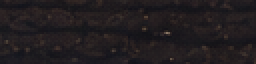
#> input picture assets/generated/farming/soil/farm_soil_tiles_source.png, 128 x 32 px (shown 2 times larger)
$ python process_generated_atlas.py ../assets/generated/farming/soil/farm_soil_tiles_source.png out.png out.png --columns 5 --rows 5 --width 100 --height 100 --max-cell-width 100 --max-cell-height 100
#> lines starting #> are read from the running program, lines starting #| are printed output that depends on the picture
#!/usr/bin/env python3
"""Normalize a generated color-key atlas into stable RGB/RGBA assets."""

from __future__ import annotations

import argparse
from collections import deque
from pathlib import Path

from PIL import Image


def parse_args() -> argparse.Namespace:
    parser = argparse.ArgumentParser()
    parser.add_argument("input", type=Path)
    parser.add_argument("chroma_output", type=Path)
    parser.add_argument("runtime_output", type=Path)
    parser.add_argument("--columns", type=int, required=True)
    parser.add_argument("--rows", type=int, required=True)
    parser.add_argument("--width", type=int, required=True)
    parser.add_argument("--height", type=int, required=True)
    parser.add_argument("--max-cell-width", type=int, required=True)
    parser.add_argument("--max-cell-height", type=int, required=True)
    parser.add_argument("--baseline-inset", type=int, default=37)
    return parser.parse_args()


def is_chroma(pixel: tuple[int, int, int, int]) -> bool:
    red, green, blue, _ = pixel
    return (
        red >= 145
        and blue >= 115
        and green <= 110
        and red - green >= 70
        and blue - green >= 40
    )


def is_strong_chroma(pixel: tuple[int, int, int, int]) -> bool:
    red, green, blue, _ = pixel
    return red >= 220 and blue >= 205 and green <= 55


def extract_subject(cell: Image.Image) -> Image.Image:
    rgba = cell.convert("RGBA")
    pixels = rgba.load()
    removed: set[tuple[int, int]] = set()
    pending: deque[tuple[int, int]] = deque()

    def enqueue(x: int, y: int) -> None:
        point = (x, y)
        if point in removed or not is_chroma(pixels[x, y]):
            return
        removed.add(point)
        pending.append(point)

    for x in range(rgba.width):
        enqueue(x, 0)
        enqueue(x, rgba.height - 1)
    for y in range(rgba.height):
        enqueue(0, y)
        enqueue(rgba.width - 1, y)

    while pending:
        x, y = pending.popleft()
        if x > 0:
            enqueue(x - 1, y)
        if x + 1 < rgba.width:
            enqueue(x + 1, y)
        if y > 0:
            enqueue(x, y - 1)
        if y + 1 < rgba.height:
            enqueue(x, y + 1)

    for y in range(rgba.height):
        for x in range(rgba.width):
            red, green, blue, alpha = pixels[x, y]
            pixels[x, y] = (
                red,
                green,
                blue,
                0
                if alpha == 0
                or (x, y) in removed
                or is_strong_chroma((red, green, blue, alpha))
                else 255,
            )

    bounds = rgba.getbbox()
    if bounds is None:
        raise ValueError("Generated atlas cell does not contain a subject")
    return rgba.crop(bounds)


def main() -> None:
    args = parse_args()
    source = Image.open(args.input).convert("RGBA")
    if args.columns <= 0 or args.rows <= 0:
        raise ValueError("Atlas rows and columns must be positive")
    if args.width % args.columns != 0 or args.height % args.rows != 0:
        raise ValueError("Output dimensions must divide evenly into the atlas grid")

    output_cell_width = args.width // args.columns
    output_cell_height = args.height // args.rows
    runtime = Image.new("RGBA", (args.width, args.height), (0, 0, 0, 0))
#> runtime: PIL image 100x100 RGBA; every value is 0

    for row in range(args.rows):
        for column in range(args.columns):
            source_box = (
                (column * source.width + args.columns // 2) // args.columns,
                (row * source.height + args.rows // 2) // args.rows,
                ((column + 1) * source.width + args.columns // 2)
                // args.columns,
                ((row + 1) * source.height + args.rows // 2) // args.rows,
            )
            subject = extract_subject(source.crop(source_box))
            scale = min(
                args.max_cell_width / subject.width,
                args.max_cell_height / subject.height,
            )
            width = max(1, round(subject.width * scale))
            height = max(1, round(subject.height * scale))
            subject = subject.resize((width, height), Image.Resampling.NEAREST)
            x = column * output_cell_width + (output_cell_width - width) // 2
            baseline = (row + 1) * output_cell_height - args.baseline_inset
            y = baseline - height
            runtime.alpha_composite(subject, (x, y))
#> this loop made 5 passes
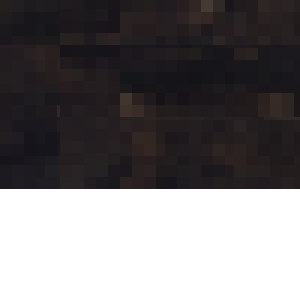
#> runtime: PIL image 100x100 RGBA (shown 3 times larger); mean R, G, B, A 20.8, 17.8, 19.1, 160.7; transparent parts drawn white
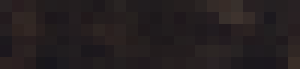
#> subject: PIL image 100x23 RGBA (shown 3 times larger); mean R, G, B, A 36.8, 30.7, 31.8, 255

    chroma = Image.new("RGB", runtime.size, (255, 0, 255))
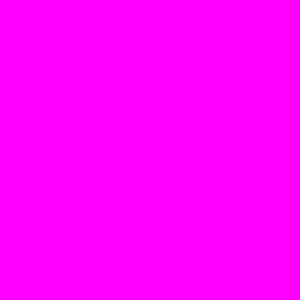
#> chroma: PIL image 100x100 RGB (shown 3 times larger); mean R, G, B 255, 0, 255
    chroma.paste(runtime.convert("RGB"), mask=runtime.getchannel("A"))
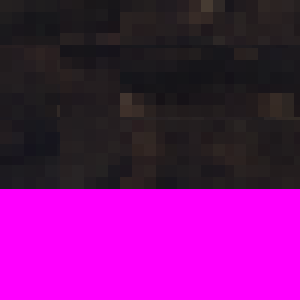
#> chroma: PIL image 100x100 RGB (shown 3 times larger); mean R, G, B 115.1, 17.8, 113.5
    args.chroma_output.parent.mkdir(parents=True, exist_ok=True)
    chroma.save(args.chroma_output)
    runtime.save(args.runtime_output)


if __name__ == "__main__":
    main()
